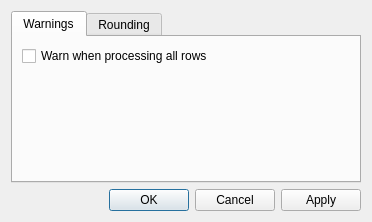
<?xml version="1.0" encoding="UTF-8"?>
<ui version="4.0">
 <class>reflOptionsDialog</class>
 <widget class="QDialog" name="reflOptionsDialog">
  <property name="geometry">
   <rect>
    <x>0</x>
    <y>0</y>
    <width>372</width>
    <height>222</height>
   </rect>
  </property>
  <property name="sizePolicy">
   <sizepolicy hsizetype="Preferred" vsizetype="Preferred">
    <horstretch>0</horstretch>
    <verstretch>0</verstretch>
   </sizepolicy>
  </property>
  <property name="windowTitle">
   <string>Reflectometry UI Options</string>
  </property>
  <layout class="QVBoxLayout" name="verticalLayout">
   <item>
    <widget class="QTabWidget" name="tabWidget">
     <property name="currentIndex">
      <number>0</number>
     </property>
     <widget class="QWidget" name="tabWarnings">
      <attribute name="title">
       <string>Warnings</string>
      </attribute>
      <layout class="QFormLayout" name="formLayout">
       <item row="0" column="0">
        <widget class="QCheckBox" name="checkWarnProcessAll">
         <property name="text">
          <string>Warn when processing all rows</string>
         </property>
        </widget>
       </item>
      </layout>
     </widget>
     <widget class="QWidget" name="tabRounding">
      <attribute name="title">
       <string>Rounding</string>
      </attribute>
      <layout class="QGridLayout" name="gridLayout">
       <item row="2" column="0">
        <widget class="QCheckBox" name="checkRoundQMax">
         <property name="text">
          <string>Round q_max column to</string>
         </property>
        </widget>
       </item>
       <item row="1" column="1">
        <widget class="QSpinBox" name="spinQMinPrecision">
         <property name="enabled">
          <bool>false</bool>
         </property>
        </widget>
       </item>
       <item row="2" column="1">
        <widget class="QSpinBox" name="spinQMaxPrecision">
         <property name="enabled">
          <bool>false</bool>
         </property>
        </widget>
       </item>
       <item row="3" column="1">
        <widget class="QSpinBox" name="spinDQQPrecision">
         <property name="enabled">
          <bool>false</bool>
         </property>
        </widget>
       </item>
       <item row="1" column="0">
        <widget class="QCheckBox" name="checkRoundQMin">
         <property name="text">
          <string>Round q_min column to</string>
         </property>
        </widget>
       </item>
       <item row="3" column="0">
        <widget class="QCheckBox" name="checkRoundDQQ">
         <property name="text">
          <string>Round dq/q column to</string>
         </property>
        </widget>
       </item>
       <item row="0" column="0">
        <widget class="QCheckBox" name="checkRoundAngle">
         <property name="text">
          <string>Round Angle column to</string>
         </property>
        </widget>
       </item>
       <item row="0" column="1">
        <widget class="QSpinBox" name="spinAnglePrecision">
         <property name="enabled">
          <bool>false</bool>
         </property>
        </widget>
       </item>
       <item row="0" column="2">
        <widget class="QLabel" name="labelAnglePlaces">
         <property name="text">
          <string>decimal places</string>
         </property>
        </widget>
       </item>
       <item row="1" column="2">
        <widget class="QLabel" name="labelQMinPlaces">
         <property name="text">
          <string>decimal places</string>
         </property>
        </widget>
       </item>
       <item row="2" column="2">
        <widget class="QLabel" name="labelQMaxPlaces">
         <property name="text">
          <string>decimal places</string>
         </property>
        </widget>
       </item>
       <item row="3" column="2">
        <widget class="QLabel" name="labelDQQPlaces">
         <property name="text">
          <string>decimal places</string>
         </property>
        </widget>
       </item>
      </layout>
     </widget>
    </widget>
   </item>
   <item>
    <widget class="QDialogButtonBox" name="buttonBox">
     <property name="orientation">
      <enum>Qt::Horizontal</enum>
     </property>
     <property name="standardButtons">
      <set>QDialogButtonBox::Apply|QDialogButtonBox::Cancel|QDialogButtonBox::Ok</set>
     </property>
    </widget>
   </item>
  </layout>
 </widget>
 <resources/>
 <connections>
  <connection>
   <sender>buttonBox</sender>
   <signal>accepted()</signal>
   <receiver>reflOptionsDialog</receiver>
   <slot>accept()</slot>
   <hints>
    <hint type="sourcelabel">
     <x>248</x>
     <y>254</y>
    </hint>
    <hint type="destinationlabel">
     <x>157</x>
     <y>274</y>
    </hint>
   </hints>
  </connection>
  <connection>
   <sender>buttonBox</sender>
   <signal>rejected()</signal>
   <receiver>reflOptionsDialog</receiver>
   <slot>reject()</slot>
   <hints>
    <hint type="sourcelabel">
     <x>316</x>
     <y>260</y>
    </hint>
    <hint type="destinationlabel">
     <x>286</x>
     <y>274</y>
    </hint>
   </hints>
  </connection>
  <connection>
   <sender>checkRoundAngle</sender>
   <signal>toggled(bool)</signal>
   <receiver>spinAnglePrecision</receiver>
   <slot>setEnabled(bool)</slot>
   <hints>
    <hint type="sourcelabel">
     <x>106</x>
     <y>53</y>
    </hint>
    <hint type="destinationlabel">
     <x>226</x>
     <y>53</y>
    </hint>
   </hints>
  </connection>
  <connection>
   <sender>checkRoundQMin</sender>
   <signal>toggled(bool)</signal>
   <receiver>spinQMinPrecision</receiver>
   <slot>setEnabled(bool)</slot>
   <hints>
    <hint type="sourcelabel">
     <x>106</x>
     <y>84</y>
    </hint>
    <hint type="destinationlabel">
     <x>226</x>
     <y>84</y>
    </hint>
   </hints>
  </connection>
  <connection>
   <sender>checkRoundQMax</sender>
   <signal>toggled(bool)</signal>
   <receiver>spinQMaxPrecision</receiver>
   <slot>setEnabled(bool)</slot>
   <hints>
    <hint type="sourcelabel">
     <x>106</x>
     <y>115</y>
    </hint>
    <hint type="destinationlabel">
     <x>226</x>
     <y>115</y>
    </hint>
   </hints>
  </connection>
  <connection>
   <sender>checkRoundDQQ</sender>
   <signal>toggled(bool)</signal>
   <receiver>spinDQQPrecision</receiver>
   <slot>setEnabled(bool)</slot>
   <hints>
    <hint type="sourcelabel">
     <x>106</x>
     <y>146</y>
    </hint>
    <hint type="destinationlabel">
     <x>226</x>
     <y>146</y>
    </hint>
   </hints>
  </connection>
 </connections>
</ui>
